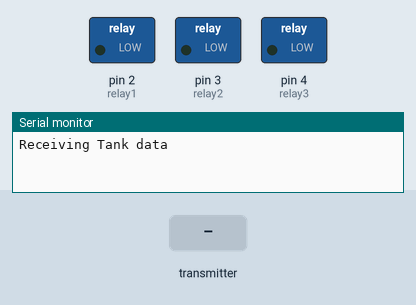
Recording of a sketch running on a simulated Arduino Uno, built with avr-gcc and run on an emulated ATmega328P. On the bench: switched loads named in the sketch (green lamp = pin HIGH), the last lines printed to the serial monitor. The inputs (shaded band) are chosen by the test bench. No radio packets arrive unless stated.

Above: at 2.2 s.
2.3 s: the transmitter starts sending dataRx1 = 512
At 2.8 s:
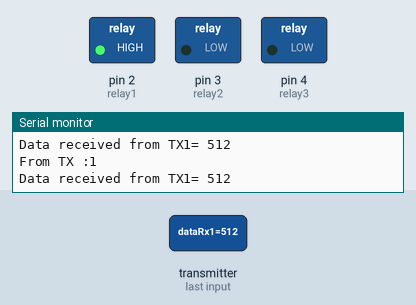
3.8 s: the transmitter starts sending dataRx1 = 0
At 5.1 s:
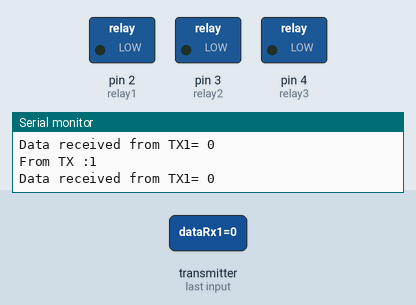
Timing chart, 0 to 6.8 s (numbered marks = the images above; inputs shaded):
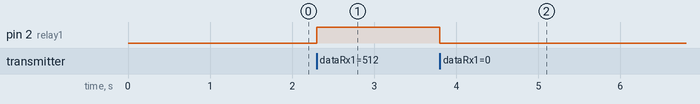

Measured:
- after the input at 2.3 s, pin 2 (relay1): LOW → HIGH at once
- after the input at 3.8 s, pin 2 (relay1): HIGH → LOW at once

The sketch:

rx_1.ino
```cpp
#include <nRF24L01.h>
#include <printf.h>
#include <RF24.h>
#include <RF24_config.h>

#include <SPI.h>   // Comes with Arduino IDE

RF24 myRadio (8,7); // "myRadio" is the identifier you will use in following methods
/*-----( Declare Variables )-----*/
byte addresses[][6] = {"1Node", "2Node", "3Node"}; // Create address for 1 pipe.
volatile int  dataRx1;  // Data that will be received from the transmitter
volatile int  dataRx2;
volatile int  dataRx3;
volatile int relay1 = 2;
volatile int relay2 = 3;
volatile int relay3 = 4;
void setup()   /****** SETUP: RUNS ONCE ******/
{
  // Use the serial Monitor (Symbol on far right). Set speed to 115200 (Bottom Right)
  pinMode(relay1,OUTPUT);
  pinMode(relay2,OUTPUT);
  pinMode(relay3,OUTPUT);
  Serial.begin(115200);
  delay(1000);
  Serial.println(F("Receiving Tank data"));

  myRadio.begin();  // Start up the physical nRF24L01 Radio
  myRadio.setChannel(108);  // Above most Wifi Channels
  myRadio.setPALevel(RF24_PA_MAX);

  myRadio.openReadingPipe(1, addresses[0]); // Use the first entry in array 'addresses' (Only 1 right now)
  myRadio.openReadingPipe(2, addresses[1]); // Use the first entry in array 'addresses' (Only 1 right now)
  myRadio.openReadingPipe(3, addresses[2]);

  myRadio.startListening();

}//--(end setup )---


void loop()   /****** LOOP: RUNS CONSTANTLY ******/
{
  byte pipenum = 0;
  if ( myRadio.available(&pipenum)) // Check for incoming data from transmitter
  {
    switch(pipenum)
    {
      case 1:
      myRadio.read( &dataRx1, sizeof(dataRx1) ); // Get the data payload (You must have defined that already!)
      Serial.print("From TX :");
      Serial.println(pipenum);
      Serial.print("Data received from TX1= ");
      Serial.println(dataRx1);
      if(dataRx1 > 300 && dataRx1 < 600)
     {
      digitalWrite(relay1,HIGH);
     }
    else
     {
      digitalWrite(relay1,LOW);
     }
      break;

      case 2:
      myRadio.read( &dataRx2, sizeof(dataRx2) ); // Get the data payload (You must have defined that already!)
      Serial.print("From TX :");
      Serial.println(pipenum);
      Serial.print("Data received from TX2= ");
      Serial.println(dataRx2);
     if(dataRx2 > 300 && dataRx2 < 600)
     {
      digitalWrite(relay2,HIGH);
     }
    else
     {
      digitalWrite(relay2,LOW);
     }
      break;

      case 3:
      myRadio.read(&dataRx3, sizeof(dataRx3));
      Serial.print("From TX:");
      Serial.println(pipenum);
      Serial.print("Data received from TX3= ");
      Serial.println(dataRx3);
      if(dataRx3 > 300 && dataRx3 < 600)
      {
        digitalWrite(relay3,HIGH);
      }
      else
      {
        digitalWrite(relay3,LOW);
      }
      break;
    }// switch
  }//if available
}// main loop()
```
